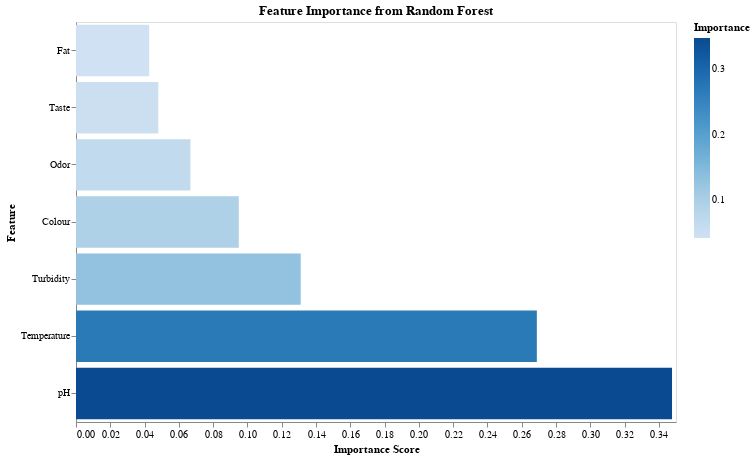

Notebook cell for this chart:
### Code cell
# evaluate best estimator from grid search
best_clf = grid_search.best_estimator_
best_fit = evaluate_model(best_clf, train_data, test_data)
plot_feature_imp(best_fit)

### Figure 1 — Vega-Lite specification as saved in the notebook (floating-point values rounded to 4 significant figures)
{"config": {"view": {"continuousWidth": 300, "continuousHeight": 300}}, "data": {"name": "data-5f699c8e608433d7e00251935583a72f"}, "mark": {"type": "bar"}, "encoding": {"color": {"field": "Importance", "scale": {"scheme": "blues"}, "type": "quantitative"}, "x": {"axis": {"grid": false}, "field": "Importance", "title": "Importance Score", "type": "quantitative"}, "y": {"field": "Feature", "sort": "x", "title": "Feature", "type": "nominal"}}, "height": 400, "title": "Feature Importance from Random Forest", "width": 600, "$schema": "https://vega.github.io/schema/vega-lite/v5.20.1.json", "datasets": {"data-5f699c8e608433d7e00251935583a72f": [{"Feature": "Fat", "Importance": 0.0427}, {"Feature": "Taste", "Importance": 0.04803}, {"Feature": "Odor", "Importance": 0.06674}, {"Feature": "Colour", "Importance": 0.09495}, {"Feature": "Turbidity", "Importance": 0.1311}, {"Feature": "Temperature", "Importance": 0.2688}, {"Feature": "pH", "Importance": 0.3477}]}}
